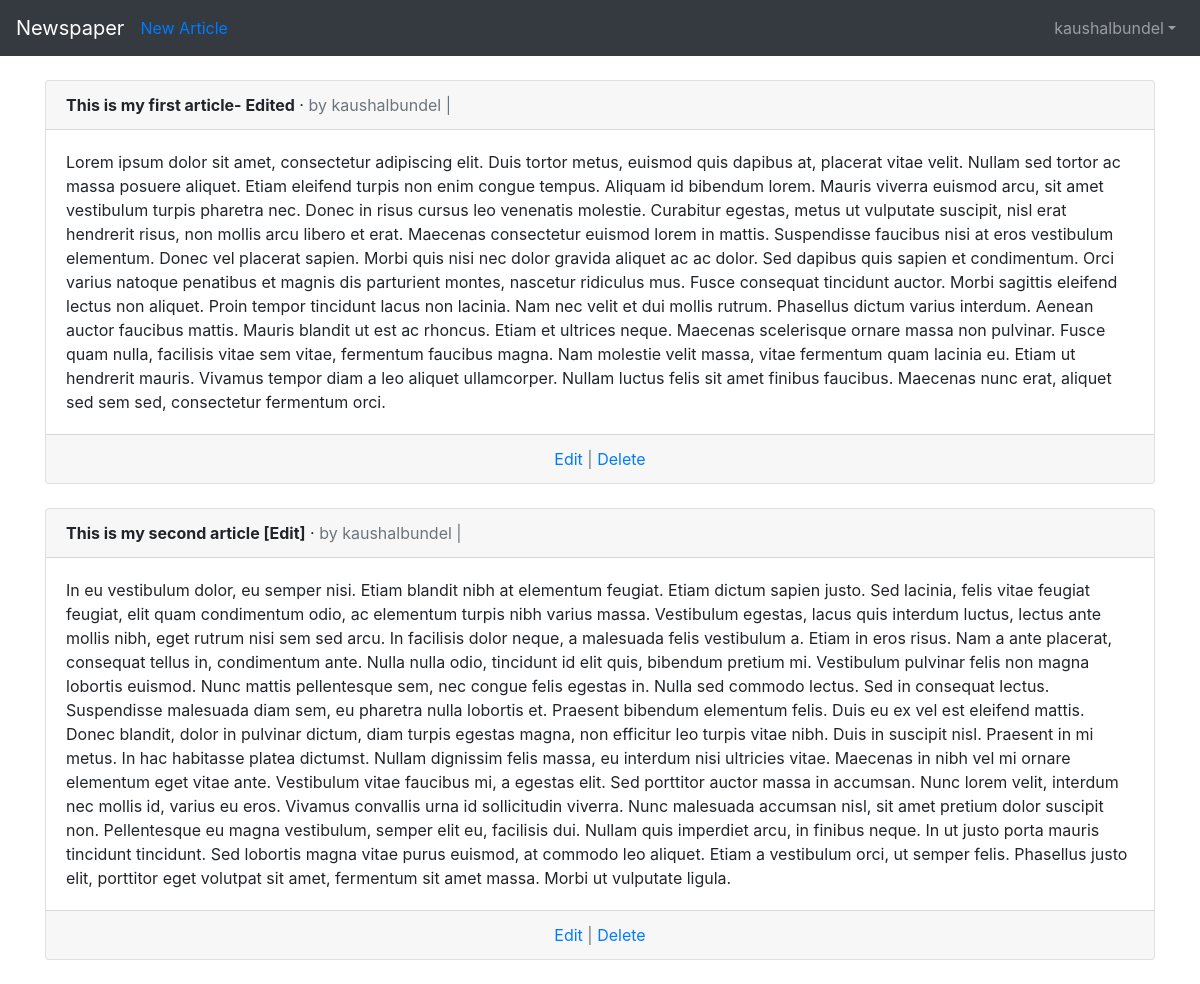
/articles/ (signed in), run on an earlier commit of the app's database.
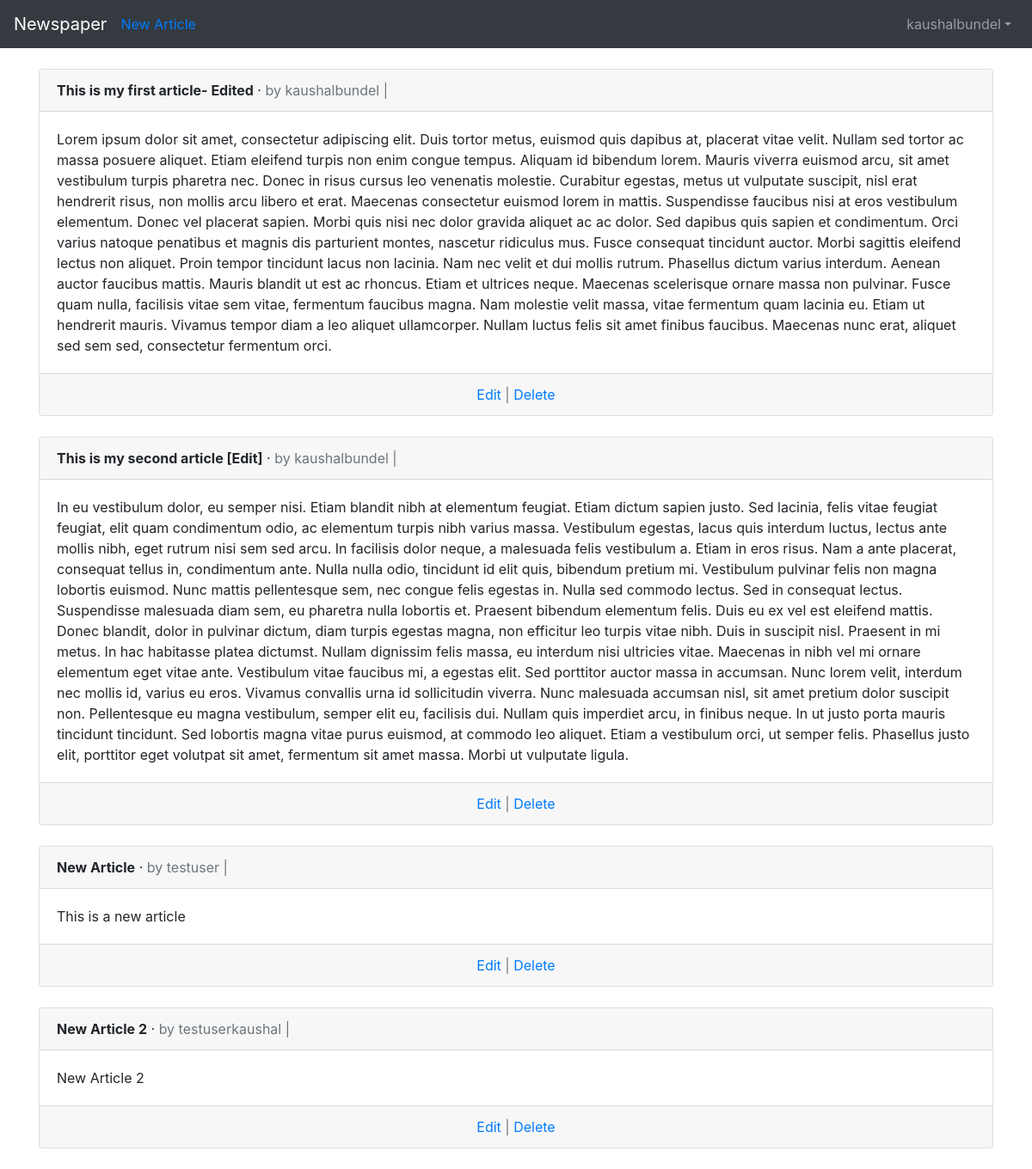
And on a later commit of the database.
### users/models.py (models this page shows)
class CustomUser(AbstractUser):
    age = models.PositiveIntegerField(null=True, blank=True) #null indicates that the field can be null in the database while blank indicates that the field can be blank in the form

### articles/models.py (models this page shows, shortened)
class Article(models.Model):
    title = models.CharField(max_length=200)
    body = models.TextField()
    publish_date = models.DateTimeField(auto_now_add=True)
    update_date = models.DateTimeField(auto_now=True)
    author = models.ForeignKey(
        get_user_model(),
        on_delete=models.CASCADE,  # As the foriegn key, ie author is deleted this model also gets deleted
    )

### articles/views.py (the view)
# urls.py: path("", ArticleListView.as_view(), name="article_list"),
class ArticleListView(LoginRequiredMixin, ListView):
    model = Article
    template_name = "article_list.html"
    context_object_name = "article"
    login_url = "login"

### templates/article_list.html (shortened to what this page needs)
{% extends 'base.html' %}
{% block content %}
  {% for article in object_list %}
    <div class="card">
      <div class="card-header">
        <span class="font-weight-bold">{{ article.title }}</span> &middot;
        <span class="text-muted">by {{ article.author }} | {{ article.date }}</span>
      </div>
      <div class="card-body">{{ article.body }}</div>
      <div class="card-footer text-center text-muted">
        <a href="{% url 'article_edit' article.pk %}">Edit</a> | <a href="{% url 'article_delete' article.pk %}">Delete</a>
      </div>
    </div>
    <br />
  {% endfor %}
{% endblock content %}

### templates/base.html (shortened to what this page needs)
<!DOCTYPE html>
<html lang="en">
  <head>
    <link rel="stylesheet"
          href="https://cdn.jsdelivr.net/npm/bootstrap@4.0.0/dist/css/bootstrap.min.css"
 />
  </head>
  <body>
    <nav class="navbar navbar-expand-md navbar-dark bg-dark mb-4">
      <a class="navbar-brand" href="{% url 'home' %}">Newspaper</a>
      {% if user.is_authenticated %}
        <ul class="navbar-nav mr-auto">
          <li class="nav-item">
            <a href="{% url 'article_new' %}">New Article</a>
          </li>
        </ul>
      {% endif %}
      <div class="collapse navbar-collapse" id="navbarCollapse">
        {% if user.is_authenticated %}
          <ul class="navbar-nav ml-auto">
            <li class="nav-item">
              <a class="nav-link dropdown-toggle"
                 href="#"
                 id="userMenu"
                 data-toggle="dropdown"
                 aria-haspopup="true"
                 aria-expanded="false">{{ user.username }}</a>
            </li>
          </ul>
        {% else %}
          <form class="form-inline ml-auto">
            <a href="{% url 'login' %}" class="btn btn-outline-secondary">Log In</a>
            <a href="{% url 'signup' %}" class="btn btn-primary ml-2">Sign up</a>
          </form>
        {% endif %}
      </div>
    </nav>
    <div class="container">
      {% block content %}
      {% endblock content %}
    </div>
  </body>
</html>

What changed in the data, as far as the page shows it:
added Article: title "New Article", author "testuser", body "This is a new article"
added Article: title "New Article 2", author "testuserkaushal", body "New Article 2"
